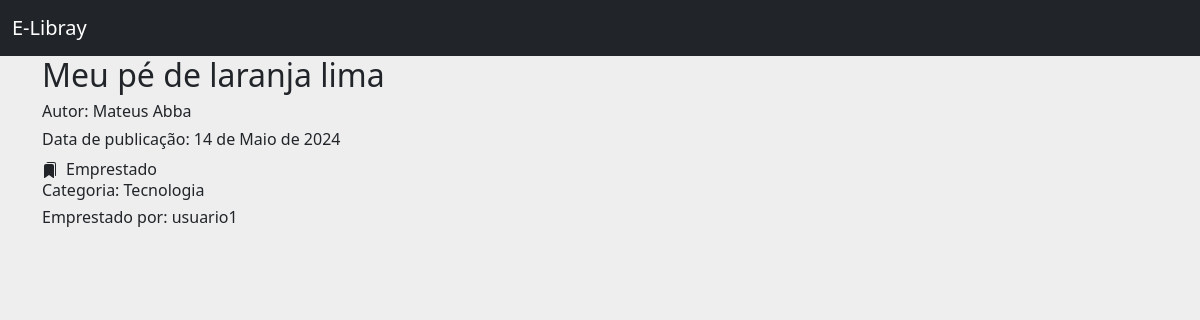
Screenshot of /livro/ver_livro/1 (signed in) with the database file from the repository.
### livro/models.py (models this page shows, shortened)
class Livros(models.Model):
    nome = models.CharField(max_length=100)
    autor = models.CharField(max_length=30)
    co_autor = models.CharField(max_length=30,blank=True)
    data_cadastro = models.DateField(default = date.today)
    emprestado = models.BooleanField(default=False)
    nome_emprestado = models.CharField(max_length=30,blank=True, null=True)
    data_emprestimo = models.DateTimeField(blank=True, null=True)
    data_devolucao = models.DateTimeField(blank=True, null=True)
    tempo_duracao = models.DateTimeField(blank=True, null=True)
    categoria = models.ForeignKey(Categoria, on_delete=models.DO_NOTHING)
    usuario = models.ForeignKey(Usuario, on_delete=models.DO_NOTHING)
    class Meta:
        verbose_name = 'Livro'

class Categoria(models.Model):
    nome=models.CharField(max_length=50)
    descricao=models.TextField()
    def __str__(self) -> str:
        return self.nome

### usuarios/models.py (models this page shows)
class Usuario(models.Model):
    user = models.CharField(max_length=30)
    email = models.EmailField(max_length=100, blank=True, unique=True)
    password = models.CharField(max_length=70)
    def __str__(self) -> str:
        return self.user

### livro/views.py (the view)
# urls.py: path('ver_livro/<int:id>', views.ver_livros, name='ver_livros')
def ver_livros(request,id):
    if request.session.get('usuario'):
        livros = Livros.objects.get(id=id)
        if request.session.get('usuario') == livros.usuario.id:
            return render(request,'ver_livro.html',{'livro':livros})
        else:
            return HttpResponse('esse livro nao e seu')

### livro/templates/ver_livro.html (shortened to what this page needs)
{% extends 'base.html' %}
{% block 'conteudo' %}
<div class="container">
    <h2>{{livro.nome}}</h2>
    <h6>Autor: {{livro.autor}}</h6>
    <h6>Data de publicação: {{livro.data_cadastro}}</h6>
        {% if livro.emprestado %}
        <span style="margin-left: 8px;">Emprestado</span>
        {% endif %}
    <h6>Categoria: {{livro.categoria}}</h6>
    <h6>Emprestado por: {{livro.usuario}}</h6>
</div>
{% endblock %}

### templates/base.html (style rules this page uses)
body { background-color: #eee!important; }

### rows the page displays
Livros: nome "Meu pé de laranja lima", autor "Mateus Abba", data_cadastro "14 de Maio de 2024", categoria "Tecnologia", usuario "usuario1"
